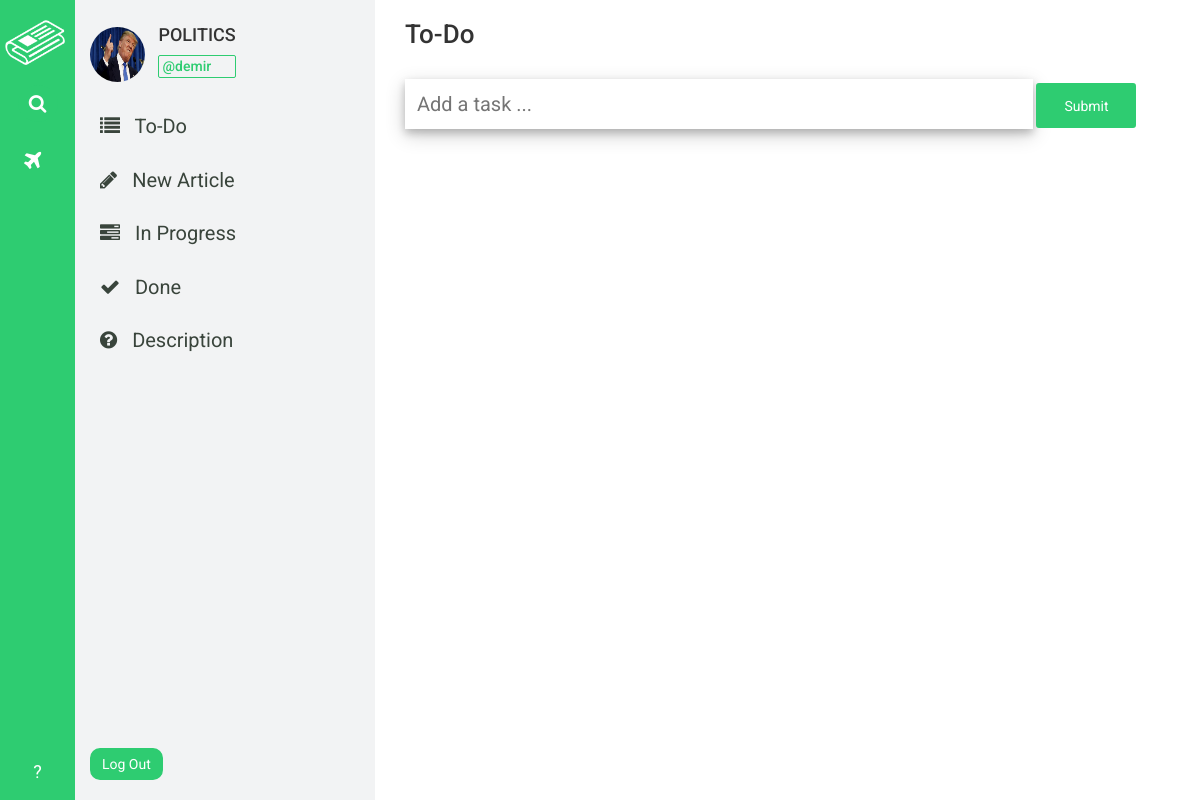
/desk/POLITICS/todo/ (signed in), run on an earlier commit of the app's database.
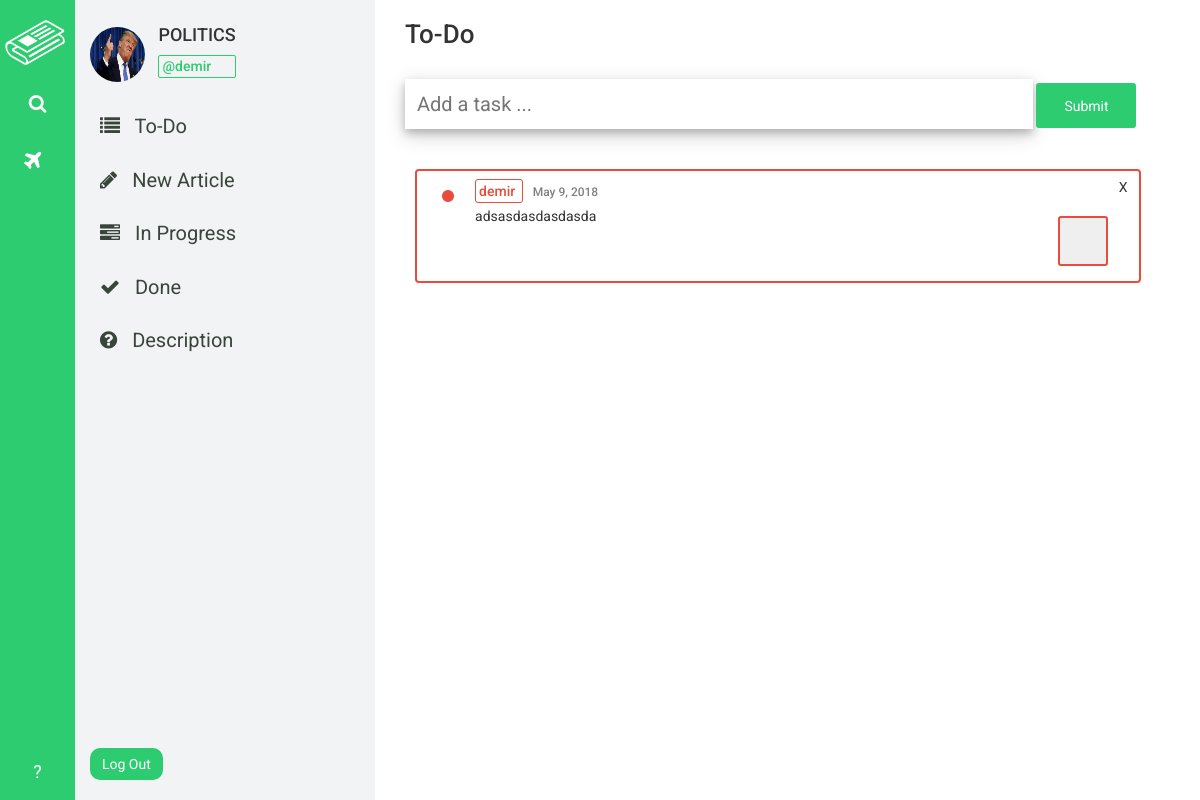
And on a later commit of the database.
### desk_app/models.py (models this page shows, shortened)
class DeskWorkers(models.Model):
    worker = models.ForeignKey(User, on_delete=models.CASCADE)
    joined_desk = models.ForeignKey(Desk, on_delete=models.CASCADE)

class Desk(models.Model):
    sub_editor = models.ForeignKey(User, on_delete=models.CASCADE)
    image = models.ImageField(
        upload_to='deks_images/', blank=False, null=False
    )
    CATEGORY_CHOICES = (
        ('WORLD', 'fa fa-globe'),
        ('METRO', 'fa fa-building'),
        ('POLITICS', 'fa-flag'),
        ('BUSINESS', 'fa fa-suitcase'),
        ('TECH', 'fa fa-code'),
        ('SCIENCE', 'fa fa-flask'),
        ('OPINION', 'fa fa-gavel'),
        ('HEALTH', 'fa fa-heart'),
        ('SPORTS', 'fa fa-bicycle'),
        ('ARTS', 'fa fa-paint-brush'),
        ('BOOKS', 'fa fa-book'),
        ('STYLE', 'fa fa-eye'),
        ('TRAVEL', 'fa fa-plane'),
        ('MAGAZINE', 'fa fa-file'),
        ('TABLOID', 'fa fa-phone'),
    )
    CATEGORY_COLOR_CHOICES = (
        ('WORLD', '#3498DB'),
        ('METRO', '#2980B9'),
        ('POLITICS', '#5D6D7E'),
        ('BUSINESS', '#2E4053'),
        ('TECH', '#F4D03F'),
        ('SCIENCE', '#2ECC71'),
        ('OPINION', '#9B59B6'),
        ('HEALTH', '#E74C3C'),
        ('SPORTS', '#58D68D'),
        ('ARTS', '#F39C12'),
        ('BOOKS', '#E67E22'),
        ('STYLE', '#F5B7B1'),
        ('TRAVEL', '#BB8FCE'),
        ('MAGAZINE', '#8E44AD'),
        ('TABLOID', '#A569BD'),
    )
    category = models.CharField(max_length=50, choices=CATEGORY_CHOICES)
    category_color = models.CharField(
        max_length=50, choices=CATEGORY_COLOR_CHOICES
    )
    name = models.CharField(max_length=30)
    description = models.TextField()
    creation_date = models.DateField(default=timezone.now)

class DeskToDo(models.Model):
    desk = models.ForeignKey(Desk, on_delete=models.CASCADE)
    user = models.ForeignKey(User, on_delete=models.CASCADE)
    content = models.TextField()
    publish_date = models.DateField(default=timezone.now)
    task_completed = models.BooleanField(default=False)

### desk_app/views.py (the view)
# urls.py: path('<str:deskname>/todo/', views.to_do, name='to_do'),
@login_required
def to_do(request, deskname):
    current_user = get_object_or_404(User, pk=request.user.id)
    desk = get_object_or_404(Desk, name=deskname)
    if request.POST.get("to_do_form_submit_button"):
        content = request.POST.get("to_do_task_input")
        new_task = DeskToDo(desk=desk, user=current_user, content=content)
        new_task.save()
    if request.POST.get("check_button"):
        task_id = request.POST.get("hidden_id")
        current_task = DeskToDo.objects.get(pk=task_id)
        current_task.task_completed = True
        current_task.save()
    if request.POST.get("delete_button"):
        task_id = request.POST.get("hidden_id")
        current_task = DeskToDo.objects.get(pk=task_id)
        current_task.delete()
    try:
        desk_to_do_tasks = DeskToDo.objects.filter(desk=desk)\
            .order_by('-publish_date')
    except ObjectDoesNotExist:
        desk_to_do_tasks = None
    try:
        current_user_settings = ProfileSettings.objects.get(user=current_user)
    except ObjectDoesNotExist:
        current_user_settings = None
    try:
        current_user_desks = DeskWorkers.objects.filter(worker=current_user)
    except ObjectDoesNotExist:
        current_user_desks = None
    data = {
        'has_desk_navbar': True,
        'current_user': current_user,
        'desk': desk,
        'current_user_settings': current_user_settings,
        'current_user_desks': current_user_desks,
        'desk_to_do_tasks': desk_to_do_tasks,
    }
    return render(request, 'desk_app/to_do.html', context=data)

### templates/desk_app/to_do.html (shortened to what this page needs)
{% extends 'base.html' %}
{% load staticfiles %}
{% block css_link %}
<link rel="stylesheet" href="{% static 'desk_app/css/to_do_style.css' %}" />
{% endblock %}
{% block content %}
<div id="wrapper">
  <h3 id="header">To-Do</h3>
  <br />
  <form id="to-do-form" method="post" action="{% url 'to_do' deskname=desk.name %}">
    <input type="text" name="to_do_task_input" id="to_do_task_input" placeholder="Add a task ..." />
    <input type="submit" name="to_do_form_submit_button" id="to_do_form_submit_button" />
  </form>
  <div id="to-do-list">
    {% for task in desk_to_do_tasks %}
      {% if task.task_completed == False %}
      <div id="to-do-cell" style="border:2px solid #E74C3C;">
        <div id="left-part">
          <p style="color:#E74C3C;"><i class="fa fa-circle"></i></p>
        </div>
        <div id="content">
          <h5><span style="border: 1px solid #E74C3C; color: #E74C3C; padding:3px; border-radius:3px;">{{task.user.username}} </span> <span id="date">{{task.publish_date}}</span></h5>
          <p>{{task.content}}</p>
        </div>
        <div id="right-part">
          <form method="post" action="{% url 'to_do' deskname=desk.name %}">
            <input value="X" type="submit" name="delete_button" id="delete_button" />
          </form>
          <form method="post" class="text-center" action="{% url 'to_do' deskname=desk.name %}">
            <input type="submit" name="check_button" id="check_button" style="border:2px solid #E74C3C" value=" "/>
          </form>
        </div>
      </div>
      {% endif %}
    {% endfor %}
  </div>
</div>
{% endblock %}

### templates/base.html (shortened to what this page needs)
{% load staticfiles %}
<!DOCTYPE html>
<html>
<head>
  <link rel="stylesheet" href="https://maxcdn.bootstrapcdn.com/bootstrap/3.3.7/css/bootstrap.min.css">
  <link rel="stylesheet" href="https://cdnjs.cloudflare.com/ajax/libs/font-awesome/4.7.0/css/font-awesome.min.css">
  <link rel="stylesheet" href="{% static 'base.css' %}">
  {% block css_link %}{% endblock %}
</head>
<body>
  {% if has_desk_navbar == True %}
    <div id="home-navbar-left-part">
      <a href="{% url 'dashboard' %}"><img src="{% static 'assets/white-logo.png' %}" alt="logo"/></a>
      <a id="home-search-link" href=""><p class="text-center"><i class="fa fa-search"></i></p></a>
      <div id="home-desk-links">
        {% for desk in current_user_desks %}
          <a href="{% url 'to_do' deskname=desk.joined_desk.name %}" id="desk-link"><p><i class="{{ desk.joined_desk.get_category_display }}"></i> <span>{{ desk.joined_desk.name }}</span></p></a>
        {% endfor %}
      </div>
      <a id="home-help-link" href="" class="text-center"><p class="text-center">?</p></a>
    </div>
    <div id="home-navbar-right-part">
      <div id="right-part-author-info">
        <img src="{{ desk.image.url }}" alt="Profile photo" height="55px" width="55px" />
        <div id="right-part-author-name">
          <h4> {{ desk.name }}</h4>
          {% if current_user == desk.sub_editor %}
            <h5 style="color:#2ECC71; border:#2ECC71 1px solid ; padding:3px; border-radius:2px;">@{{ current_user.username }}</h5>
          {% else %}
            <h5 style="color:#3498DB; border:1px solid #3498DB; padding:3px; border-radius:2px;">@{{ current_user.username }}</h5>
          {% endif %}
        </div>
      </div>
      <a href="{% url 'to_do' deskname=desk.name %}"><i class="fa fa-list"></i> To-Do</a>
      <a href="{% url 'new_article' deskname=desk.name %}"><i class="fa fa-pencil"></i> New Article</a>
      <a href="{% url 'in_progress' deskname=desk.name %}"><i class="fa fa-tasks"></i> In Progress</a>
      <a href=""><i class="fa fa-check"></i> Done</a>
      <a href=""><i class="fa fa-question-circle"></i> Description</a>
      <form method="POST" action="{% url 'logout' %}" id="logout_form">
        <input type="submit" value="Log Out" />
      </form>
    </div>
  {% endif %}
  {% block content %}{% endblock %}
</body>
</html>

What changed in the data, as far as the page shows it:
added DeskToDo: user.username "demir", publish_date "May 9, 2018", content "adsasdasdasdasda"
